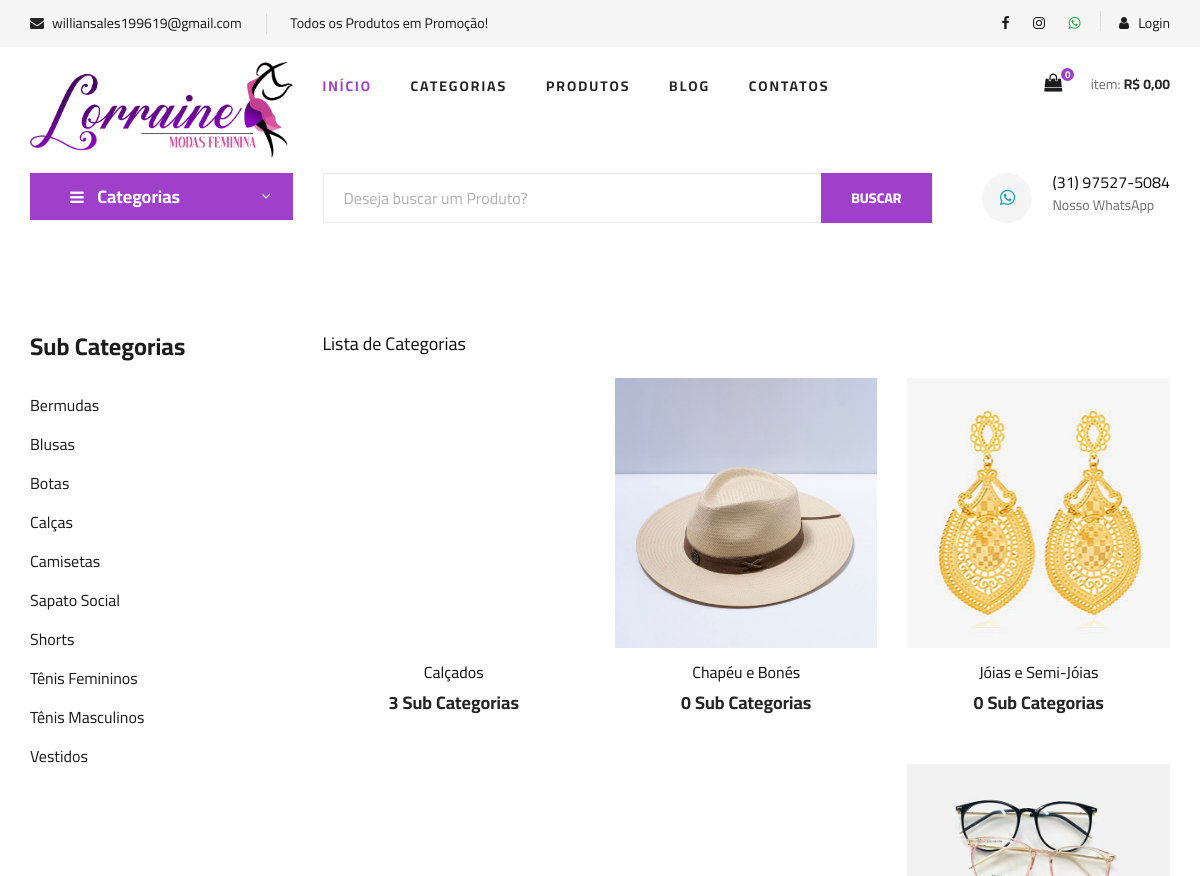
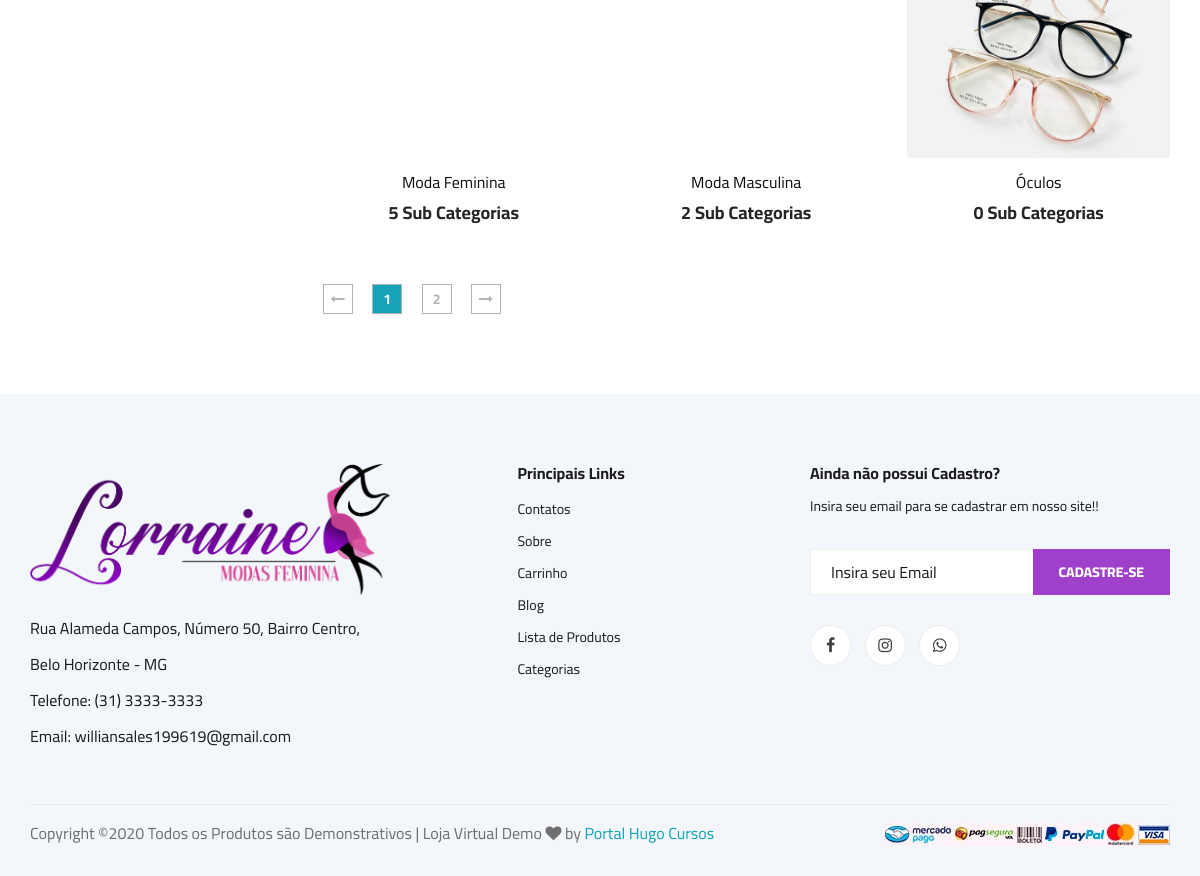
Page /categorias.php on the committed database (2 pictures, top to bottom).
### tables this page shows
CREATE TABLE `sub_categorias` (
  `id` int(11) NOT NULL AUTO_INCREMENT,
  `nome` varchar(50) NOT NULL,
  `nome_url` varchar(50) NOT NULL,
  `imagem` varchar(100) NOT NULL,
  `id_categoria` int(11) NOT NULL,
  PRIMARY KEY (`id`)
);

CREATE TABLE `categorias` (
  `id` int(11) NOT NULL AUTO_INCREMENT,
  `nome` varchar(50) NOT NULL,
  `nome_url` varchar(50) NOT NULL,
  `imagem` varchar(100) NOT NULL,
  PRIMARY KEY (`id`)
);

### config.php (called while the page is built, shortened)
<?php
$email = 'williansales199619@gmail.com';
$telefone = '(31) 3333-3333';
$whatsapp = '(31) 97527-5084';
$whatsapp_link = '5531975275084';
$texto_destaque = 'Todos os Produtos em Promoção!';
$endereco_loja = 'Rua Alameda Campos, Número 50, Bairro Centro, Belo Horizonte - MG';
$itens_por_pagina = 6;
 ?>

### categorias.php (the view, shortened to what this page needs)
<?php
require_once("cabecalho.php");
?>
<?php
require_once("cabecalho-busca.php");
?>
<?php
if(@$_GET['pagina'] != null){
    $pag = $_GET['pagina'];
}else{
    $pag = 0;
}
$limite = $pag * @$itens_por_pagina;
$pagina = $pag;
$nome_pag = 'categorias.php';
 ?>
<section class="product spad">
    <div class="container">
        <div class="row">
            <div class="col-lg-3 col-md-5">
                <div class="sidebar">
                    <div class="sidebar__item">
                        <h4>Sub Categorias</h4>
                        <ul>
                            <?php
                            $query = $pdo->query("SELECT * FROM sub_categorias order by nome asc ");
                            $res = $query->fetchAll(PDO::FETCH_ASSOC);
                            for ($i=0; $i < count($res); $i++) {
                              $nome = $res[$i]['nome'];
                              $nome_url = $res[$i]['nome_url'];
                              ?>
                              <li><a href="produtos-<?php echo $nome_url ?>"><?php echo $nome ?></a></li>
                          <?php } ?>
                      </ul>
                  </div>
              </div>
          </div>
          <div class="col-lg-9 col-md-7">
<h5>Lista de Categorias</h5>
            <div class="row mt-4">
               <?php
               $query = $pdo->query("SELECT * FROM categorias order by nome asc LIMIT $limite, $itens_por_pagina");
               $res = $query->fetchAll(PDO::FETCH_ASSOC);
               for ($i=0; $i < count($res); $i++) {
                  $nome = $res[$i]['nome'];
                  $imagem = $res[$i]['imagem'];
                  $nome_url = $res[$i]['nome_url'];
                  $id = $res[$i]['id'];
                  $query2 = $pdo->query("SELECT * FROM sub_categorias where id_categoria = '$id' ");
                  $res2 = $query2->fetchAll(PDO::FETCH_ASSOC);
                  $total_itens = @count($res2);
                  $query3 = $pdo->query("SELECT * FROM categorias ");
                  $res3 = $query3->fetchAll(PDO::FETCH_ASSOC);
                  $num_total = @count($res3);
                  $num_paginas = ceil($num_total/$itens_por_pagina);
                  ?>
                  <div class="col-lg-4 col-md-6 col-sm-6">
                    <div class="product__item">
                        <div class="product__item__pic set-bg" data-setbg="img/categorias/<?php echo $imagem ?>">
                        </div>
                        <div class="product__item__text">
                            <a href="sub-categoria-de-<?php echo $nome_url ?>"><h6><?php echo $nome ?></h6>
                                <h5><?php echo $total_itens ?> Sub Categorias</h5></a>
                            </div>
                        </div>
                    </div>
                <?php } ?>
            </div>
            <div class="product__pagination">
                <a href="<?php echo $nome_pag ?>?pagina=0"><i class="fa fa-long-arrow-left"></i></a>
                <?php
                    for($i = 0; $i < @$num_paginas; $i++){
                        $estilo = '';
                        if($pagina == $i){
                            $estilo = 'bg-info text-light';
                        }
                        if($pagina >= ($i - 2) && $pagina <= ($i + 2)){ ?>
                         <a href="<?php echo $nome_pag ?>?pagina=<?php echo $i ?>" class="<?php echo $estilo ?>"><?php echo $i + 1 ?></a>
                       <?php }
                    }
                 ?>
                <a href="<?php echo $nome_pag ?>?pagina=<?php echo $num_paginas - 1 ?>"><i class="fa fa-long-arrow-right"></i></a>
            </div>
        </div>
    </div>
</div>
</section>
<?php
require_once("rodape.php");
?>

### cabecalho.php (shortened to what this page needs)
<?php
require_once("config.php");
require_once("conexao.php");
$id_usuario = @$_SESSION['id_usuario'];
$res = $pdo->query("SELECT * from carrinho where id_usuario = '$id_usuario' and id_venda = 0 order by id asc");
$dados = $res->fetchAll(PDO::FETCH_ASSOC);
$linhas = count($dados);
if($linhas == 0){
  $linhas = 0;
  $total = 0;
}
@$total_c = number_format(@$total, 2, ',', '.');
?>
<!DOCTYPE html>
<html lang="zxx">
<head>
    <link rel="stylesheet" href="css/bootstrap.min.css" type="text/css">
    <link rel="stylesheet" href="css/font-awesome.min.css" type="text/css">
    <link rel="stylesheet" href="css/elegant-icons.css" type="text/css">
    <link rel="stylesheet" href="css/nice-select.css" type="text/css">
    <link rel="stylesheet" href="css/jquery-ui.min.css" type="text/css">
    <link rel="stylesheet" href="css/owl.carousel.min.css" type="text/css">
    <link rel="stylesheet" href="css/slicknav.min.css" type="text/css">
    <link rel="stylesheet" href="css/style.css" type="text/css">
</head>
<body>
    <header class="header">
        <div class="header__top">
            <div class="container">
                <div class="row">
                    <div class="col-lg-6 col-md-6">
                        <div class="header__top__left">
                            <ul>
                                <li><i class="fa fa-envelope"></i> <?php echo $email ?></li>
                                <li><?php echo $texto_destaque ?></li>
                            </ul>
                        </div>
                    </div>
                    <div class="col-lg-6 col-md-6">
                        <div class="header__top__right">
                            <div class="header__top__right__social">
                               <a target="_blank" title="Ir para página do Facebook" href="#"><i class="fa fa-facebook"></i></a>
                               <a target="_blank" href="#"><i class="fa fa-instagram"></i></a>
                               <a target="_blank" href="http://api.whatsapp.com/send?1=pt_BR&phone=<?php echo $whatsapp_link ?>" title="<?php echo $whatsapp ?>"><i class="fa fa-whatsapp text-success"></i></a>
                           </div>
                           <div class="header__top__right__auth">
                            <?php
                     if(@$_SESSION['id_usuario'] == null || @$_SESSION['nivel_usuario'] != 'Cliente'){
                 ?>
                <a href="" data-toggle="modal" data-target="#modalLogin"><i class="fa fa-user"></i> Login</a>
            <?php }else{ ?>
                <a target="_blank" href="sistema/painel-cliente"><i class="fa fa-user"></i> Painel</a>
            <?php } ?>
                        </div>
                    </div>
                </div>
            </div>
        </div>
    </div>
    <div class="container">
        <div class="row">
            <div class="col-lg-3">
                <div class="header__logo">
                    <a href="./index.php"><img src="img/logo.png" alt=""></a>
                </div>
            </div>
            <div class="col-lg-6">
                <nav class="header__menu">
                    <ul>
                     <li class="active"><a href="./index.php">Início</a></li>
                      <li><a href="categorias.php">Categorias</a></li>
                     <li><a href="#">Produtos</a>
                    </li>
                    <li><a href="blog.php">Blog</a></li>
                    <li><a href="contatos.php">Contatos</a></li>
                </ul>
            </nav>
        </div>
        <div class="col-lg-3">
            <div class="header__cart">
                <ul>
                   <li><a href="carrinho.php"><i class="fa fa-shopping-bag"></i> <span><?php echo $linhas ?></span></a></li>
                </ul>
                <div class="header__cart__price">item: <span>R$ <?php echo $total_c ?></span></div>
            </div>
        </div>
    </div>
</div>
</header>

### cabecalho-busca.php (shortened to what this page needs)
<?php
require_once("conexao.php");
 ?>
    <section class="hero hero-normal">
        <div class="container">
            <div class="row">
                <div class="col-lg-3">
                    <div class="hero__categories">
                        <div class="hero__categories__all">
                            <i class="fa fa-bars"></i>
                            <span>Categorias</span>
                        </div>
                    </div>
                </div>
                <div class="col-lg-9">
                    <div class="hero__search">
                        <div class="hero__search__form">
                            <form action="lista-produtos.php" method="get">
                                <input name="txtBuscar" type="text" placeholder="Deseja buscar um Produto?">
                                <button type="submit" class="site-btn">BUSCAR</button>
                            </form>
                        </div>
                        <div class="hero__search__phone">
                            <div class="hero__search__phone__icon">
                                <a class="text-info" target="_blank" href="http://api.whatsapp.com/send?1=pt_BR&phone=<?php echo $whatsapp_link ?>" title="<?php echo $whatsapp ?>"><i class="fa fa-whatsapp"></i></a>
                            </div>
                            <div class="hero__search__phone__text">
                                <h6><?php echo $whatsapp ?></h6>
                                <span>Nosso WhatsApp</span>
                            </div>
                        </div>
                    </div>
                </div>
            </div>
        </div>
    </section>

### rodape.php (shortened to what this page needs)
<footer class="footer spad">
    <div class="container">
        <div class="row">
            <div class="col-lg-4 col-md-6 col-sm-6">
                <div class="footer__about">
                    <div class="footer__about__logo">
                        <a href="./index.html"><img src="img/logo.png" alt=""></a>
                    </div>
                    <ul>
                        <li><?php echo $endereco_loja ?></li>
                        <li>Telefone: <?php echo $telefone ?></li>
                        <li>Email: <?php echo $email ?></li>
                    </ul>
                </div>
            </div>
            <div class="col-lg-3 col-md-6 col-sm-6 offset-lg-1">
                <div class="footer__widget">
                    <h6>Principais Links</h6>
                    <ul>
                        <li><a href="contatos.php">Contatos</a></li>
                        <li><a href="sobre.php">Sobre</a></li>
                        <li><a href="carrinho.php">Carrinho</a></li>
                        <li><a href="blog.php">Blog</a></li>
                        <li><a href="lista-produtos">Lista de Produtos</a></li>
                        <li><a href="categorias.php">Categorias</a></li>
                    </ul>
                </div>
            </div>
            <div class="col-lg-4 col-md-12">
                <div class="footer__widget">
                    <h6>Ainda não possui Cadastro?</h6>
                    <p>Insira seu email para se cadastrar em nosso site!!</p>
                    <form action="#">
                        <input type="email" placeholder="Insira seu Email" required>
                        <button type="submit" class="site-btn">Cadastre-se</button>
                    </form>
                    <div class="footer__widget__social">
                        <a target="_blank" title="Ir para página do Facebook" href="#"><i class="fa fa-facebook"></i></a>
                        <a target="_blank" href="#"><i class="fa fa-instagram"></i></a>
                        <a target="_blank" href="http://api.whatsapp.com/send?1=pt_BR&phone=<?php echo $whatsapp_link ?>" title="<?php echo $whatsapp ?>"><i class="fa fa-whatsapp"></i></a>
                    </div>
                </div>
            </div>
        </div>
        <div class="row">
            <div class="col-lg-12">
                <div class="footer__copyright">
                    <div class="footer__copyright__text"><p>
                      Copyright &copy;<script>document.write(new Date().getFullYear());</script> Todos os Produtos são Demonstrativos | Loja Virtual Demo <i class="fa fa-heart" aria-hidden="true"></i> by <a class="text-info" href="https://www.hugocursos.com.br" target="_blank">Portal Hugo Cursos</a>
                      </p></div>
                      <div class="footer__copyright__payment"><img src="img/pagamentos.jpeg" alt=""></div>
                  </div>
              </div>
          </div>
      </div>
  </footer>
</body>
</html>

### rows in the picture
sub_categorias: nome "Bermudas"
sub_categorias: nome "Blusas"
sub_categorias: nome "Botas"
sub_categorias: nome "Calças"
sub_categorias: nome "Camisetas"
sub_categorias: nome "Sapato Social"
sub_categorias: nome "Shorts"
sub_categorias: nome "Tênis Femininos"
sub_categorias: nome "Tênis Masculinos"
sub_categorias: nome "Vestidos"
categorias: nome "Calçados", total_itens "3"
categorias: shows a picture, nome "Chapéu e Bonés", total_itens "0"
categorias: shows a picture, nome "Jóias e Semi-Jóias", total_itens "0"
categorias: nome "Moda Feminina", total_itens "5"
categorias: nome "Moda Masculina", total_itens "2"
categorias: shows a picture, nome "Óculos", total_itens "0"

### other values in the picture
$email "williansales199619@gmail.com"
$texto_destaque "Todos os Produtos em Promoção!"
$linhas "0"
$total_c "0,00"
$whatsapp "(31) 97527-5084"
$endereco_loja "Rua Alameda Campos, Número 50, Bairro Centro, Belo Horizonte - MG"
$telefone "(31) 3333-3333"
